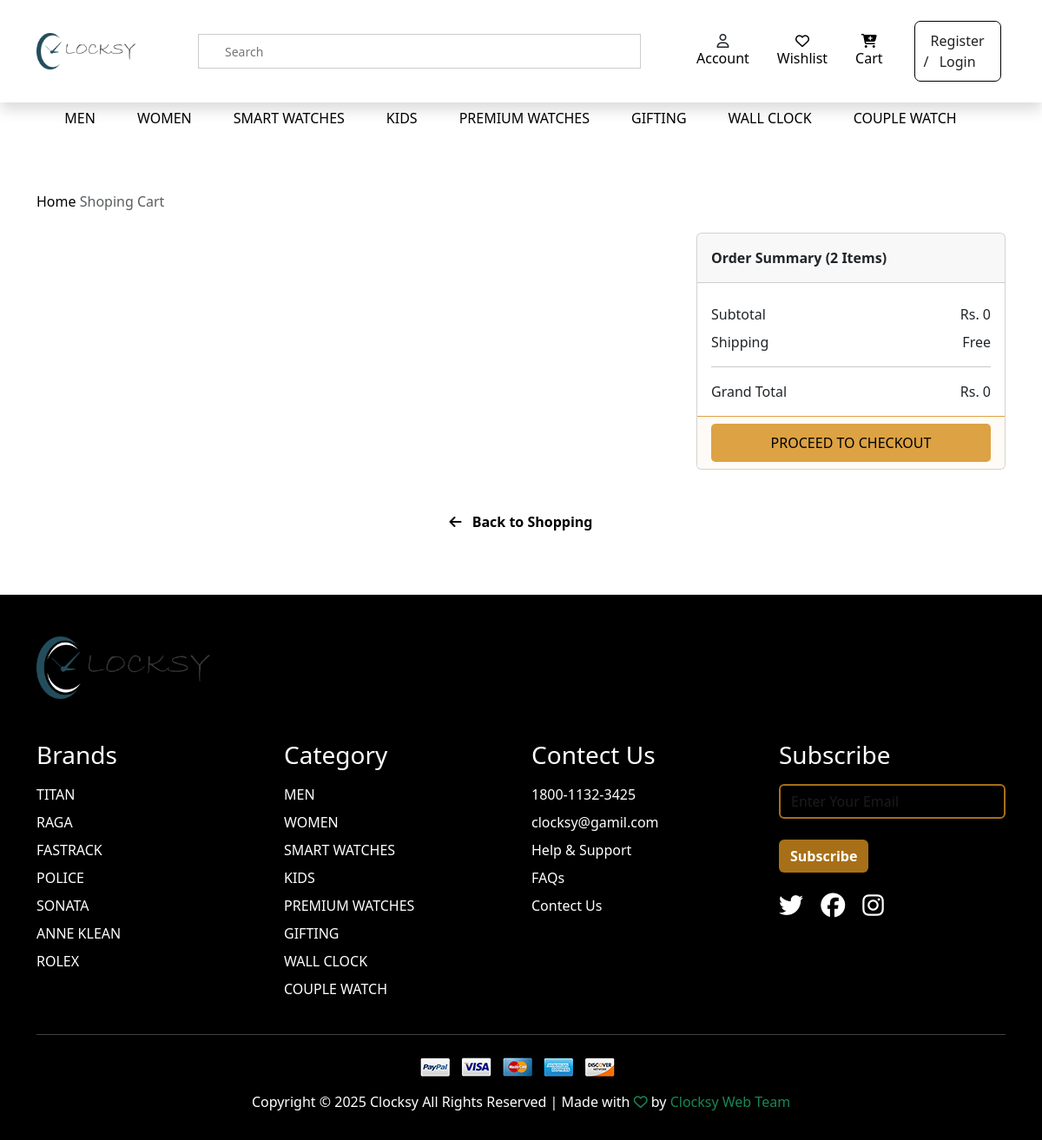
Page /cart_view/ on the committed database.
### clock_app/models.py (models this page shows)
class Category(models.Model):
    name = models.CharField(max_length=100)
    def __str__(self):
        return self.name

class Brand(models.Model):
    name = models.CharField(max_length=100)
    def __str__(self):
        return self.name

### clock_app/views.py (the view)
# urls.py: path('cart_view/', views.cart_view, name='cart_view'),
def cart_view(request):
    categories = Category.objects.all()
    brand = Brand.objects.all()
    cart = request.session.get("cart", {})
    print(cart)
    total_amount = sum(item['price'] * item['quantity'] for item in cart.values())
    return render(request, 'cart.html', {'categories': categories, 'total_amount': total_amount,'brands': brand, 'cart': cart})

### templates/cart.html (shortened to what this page needs)
{% extends "layout.html" %}
{% load static %}
{% block content %}
<section class="card-page my-5" style="">
    <div class="container mt-3 mb-4">
        <a href="/" class="text-decoration-none text-black">Home</a>
        <a href="#" class="text-decoration-none text-black text-muted">
            Shoping Cart
        </a>
    </div>
    <div class="container">
        <div class="row">
            <div class="col-md-8">
            </div>
            <div class="col-md-4">
                <div class="cart">
                    <div class="card">
                        <div class="card-header">
                            <p class="mb-0 fw-bold py-2">Order Summary <span>(2 Items)</span></p>
                        </div>
                        <div class="card-body">
                            <div class="d-flex justify-content-between my-2">
                                <p class="mb-0">Subtotal</p>
                                <p class="mb-0">Rs. {{ total_amount }}</p>
                            </div>
                            <div class="d-flex justify-content-between my-2">
                                <p class="mb-0">Shipping</p>
                                <p class="mb-0">Free</p>
                            </div>
                            <hr>
                            <div class="d-flex justify-content-between">
                                <p class="mb-0">Grand Total</p>
                                <p class="mb-0">Rs. {{ total_amount }}</p>
                            </div>
                        </div>
                        <div class="card-footer" id="add-cart">
                            <a href="{% url 'payment' %}"><button class="w-100">Proceed to checkout</button></a>
                        </div>
                    </div>
                </div>
            </div>
        </div>
    </div>
    <div class="container my-5">
        <div class="row">
            <div class="col-md-12 col-lg-12 mb-4">
                <div class="d-flex align-items-center justify-content-center">
                    <a href="/category/Men" class="text-decoration-none text-black fw-bold">
                        <i class="fa-solid fa-arrow-left me-2"></i> Back to Shopping
                    </a>
                </div>
            </div>
        </div>
</section>
{% endblock %}

### templates/layout.html (shortened to what this page needs)
<!DOCTYPE html>
<html lang="en">
    {% load static %}
<head>
    <link rel="stylesheet" href="{% static '/css/style.css' %}">
    <link href="https://cdn.jsdelivr.net/npm/bootstrap@5.3.3/dist/css/bootstrap.min.css" rel="stylesheet">
    <link rel="stylesheet" href="https://cdnjs.cloudflare.com/ajax/libs/font-awesome/6.7.2/css/all.min.css" />
</head>
<body>
    <section class="Nav">
        <nav class="navbar navbar-expand-lg py-4 position-fixed top-0 w-100 bg-white z-3 box shadow d-flex align-items-center justify-content-center shadow">
            <div class="container">
                <div class="row w-100 d-flex align-items-center">
                    <div class="col-md-2">
                        <div class="logo pe-5">
                            <a href="{% url "index" %}">
                                <img src="{% static "/images/logo.png" %}" alt="Titan Logo" class="img-fluid w-100">
                            </a>
                        </div>
                    </div>
                    <div class="col-md-6">
                        <div class="search pe-4 d-flex align-items-center">
                            <input type="text" placeholder="Search" >
                        </div>
                    </div>
                    <div class="col-md-4 d-flex align-items-center justify-content-around">
                        <div class="icon d-flex align-items-center">
                            <div class="icon-item mx-3 d-flex align-items-center flex-column">
                                <i class="fa-regular fa-user"></i>
                                <p class="m-0"><a href="account" style="text-decoration: none; color: black;">Account</a></p>
                            </div>
                            <div class="icon-item mx-3 d-flex align-items-center flex-column">
                                <a href="{% url "wishlist_view" %}" class="text-decoration-none text-black d-flex align-items-center flex-column">
                                    <i class="fa-regular fa-heart"></i>
                                    <p class="m-0">Wishlist</p>
                                </a>
                            </div>
                            <div class="icon-item mx-3">
                                <a href="{% url "cart_view" %}" class="text-decoration-none text-black d-flex align-items-center flex-column">
                                    <i class="fa-solid fa-cart-plus"></i>
                                    <p class="m-0">Cart</p>
                                </a>
                            </div>
                            <div>
                                {% if user.is_authenticated %}
                                <div
                                  style="font-weight: 500; margin-left: 20px; color: #222; border: solid black 1px; padding: 10px; border-radius: 7px; ">
                                  <a target="_blank" class=" hov-btn3"
                                    style="text-decoration: none; color: #222;  border-radius: 15px; padding: 8px;"
                                    href="{% url 'logout_user' %}">Logout</a>
                                </div>
                                {% else %}
                                <div
                                  style="font-weight: 500; margin-left: 20px; color: #222; border: solid black 1px; padding: 10px; border-radius: 7px; ">
                                  <a class=" hov-btn3" style="text-decoration: none; border-radius: 15px; padding: 8px; color: #222;"
                                    href="{% url 'register' %}" target="_blank">Register</a> <span> / </span><a target="_blank"
                                    class=" hov-btn3" style="text-decoration: none; color: #222;  border-radius: 15px; padding: 8px;"
                                    href="{% url 'login_user' %}">Login</a>
                                </div>
                                {% endif %}
                              </div>
                        </div>
                    </div>
                </div>
            </div>
        </nav>
    </section>
    <section>
        <nav class="menu w-100" style="margin-top: 100px;">
            <div class="container">
                <div class="row w-100">
                    <div class="col-md-12 w-100 d-flex align-items-center justify-content-center py-4">
                        {% for category in categories %}
                            <div class="menu-item px-4">
                                <a href="{% url "category" category.name %}" class="text-decoration-none text-black text-uppercase">{{ category.name }}</a>
                            </div>
                        {% endfor %}
                    </div>
                </div>
            </div>
        </nav>
    </section>
    {% block content %}
    {% endblock content %}
    <section>
        <div class="footer pt-5 pb-3" style="background-color: rgb(0, 0, 0);">
            <div class="container">
                <div class="logo_image mb-5">
                    <div class="logo">
                        <a href="/">
                            <img src="{% static "/images/logo.png" %}" class="img-fluid" style='width: 200px;' alt="Titan Logo">
                        </a>
                    </div>
                </div>
                <div class="row">
                    <div class="col-md-3">
                        <div class="Brands">
                            <h3 class="text-white mb-3">Brands</h3>
                            <div class="Brands-list">
                                <ul class="list-unstyled">
                                    {% for b  in brands %}
                                    <li class="mb-2"><a href="{% url "category_brand_only" b %}" class="text-white text-uppercase text-decoration-none">{{ b }}</a></li>
                                    {% endfor %}
                                </ul>
                            </div>
                        </div>
                    </div>
                    <div class="col-md-3">
                        <div class="Category">
                            <h3 class="text-white mb-3">Category</h3>
                            <div class="Brands-list">
                                <ul class="list-unstyled">
                                    {% for c  in categories %}
                                    <li class="mb-2"><a href="{% url 'category' c %}" class="text-white text-uppercase text-decoration-none">{{ c }}</a></li>
                                    {% endfor %}
                                </ul>
                            </div>
                        </div>
                    </div>
                    <div class="col-md-3">
                        <div class="Contect">
                            <h3 class="text-white mb-3">Contect Us</h3>
                            <div class="Brands-list">
                                <ul class="list-unstyled">
                                    <li class="mb-2"><a href="#" class="text-white text-decoration-none">1800-1132-3425</a></li>
                                    <li class="mb-2"><a href="#" class="text-white text-decoration-none">clocksy@gamil.com</a></li>
                                    <li class="mb-2"><a href="#" class="text-white text-decoration-none">Help & Support</a></li>
                                    <li class="mb-2"><a href="#" class="text-white text-decoration-none">FAQs</a></li>
                                    <li class="mb-2"><a href="#" class="text-white text-decoration-none">Contect Us</a></li>
                                </ul>
                            </div>
                        </div>
                    </div>
                    <div class="col-md-3">
                        <div class="subscribe">
                            <h3 class="text-white mb-3">Subscribe</h3>
                            <div class="">
                                <form action="">
                                    <input type="email" class="form-control mb-2 text-white border-none" style="background-color: transparent; border: none; border: 2px solid #a77018; outline: none;" placeholder="Enter Your Email" required>
                                    <button type="submit" class="btn mt-3 btn-outline-none text-white fw-bold" style="background-color:#a77018 ;">Subscribe</button>
                                </form>
                            </div>
                            <div class="icon-social mt-4">
                                <a href="" class="text-decoration-none">
                                    <i class="fa-brands fs-3 me-3 fa-twitter text-white"></i>
                                </a>
                                <a href="" class="text-decoration-none">
                                    <i class="fa-brands fs-3 text-white me-3 fa-facebook"></i>
                                </a>
                                <a href="" class="text-decoration-none">
                                    <i class="fa-brands fs-3 fa-instagram text-white"></i>
                                </a>
                            </div>
                        </div>
                    </div>
                </div>
                <div class="copy-right">
                    <hr class="text-white my-4">
                    <div class="row">
                        <div class="col-md-12 text-center">
                            <a href="" class="me-2 text-decoration-none">
                                <img src="{% static "/images/payment/icon-pay-01.png" %}" alt="image">
                            </a>
                            <a href="" class="me-2 text-decoration-none">
                                <img src="{% static "/images/payment/icon-pay-02.png" %}" alt="image">
                            </a>
                            <a href="" class="me-2 text-decoration-none">
                                <img src="{% static "/images/payment/icon-pay-03.png" %}" alt="image">
                            </a>
                            <a href="" class="me-2 text-decoration-none">
                                <img src="{% static "/images/payment/icon-pay-04.png" %}" alt="image">
                            </a>
                            <a href="" class="me-2 text-decoration-none">
                                <img src="{% static "/images/payment/icon-pay-05.png" %}" alt="image">
                            </a>
                        </div>
                        <div class="col-md-12 mt-3 text-center">
                            <p class="text-white">Copyright © 2025 Clocksy All Rights Reserved | Made with <i class="fa-regular fa-heart text-success"></i> by <span class="text-success">Clocksy Web Team</span></p>
                        </div>
                    </div>
                </div>
            </div>
        </div>
    </section>
</body>
</html>

### static/css/style.css (style rules this page uses)
* { margin: 0; padding: 0; box-sizing: border-box; }
nav .search input { width: 100%; height: 40px; border: 1px solid #ccc; padding: 0 30px; font-size: 14px; font-weight: 500; outline: none; }
#add-cart { border-color: #dda243; background-color: #fefaf5; }
.card-page #add-cart button { background-color: #dda243; outline: none; border: none; border-radius: 5px; padding: 10px 20px; color: black; cursor: pointer; transition: all 0.3s ease; text-transform: uppercase; }
:root { --primary-color: #3498db; --secondary-color: #2c3e50; --border-color:#373737; --white: #fff; --black: #000; }

### rows in the picture
Category: name "MEN"
Category: name "WOMEN"
Category: name "SMART WATCHES"
Category: name "KIDS"
Category: name "PREMIUM WATCHES"
Category: name "GIFTING"
Category: name "WALL CLOCK"
Category: name "COUPLE WATCH"
Brand: name "TITAN"
Brand: name "RAGA"
Brand: name "FASTRACK"
Brand: name "POLICE"
Brand: name "SONATA"
Brand: name "ANNE KLEAN"
Brand: name "ROLEX"

### other values in the picture
{{ total_amount }} "0"
